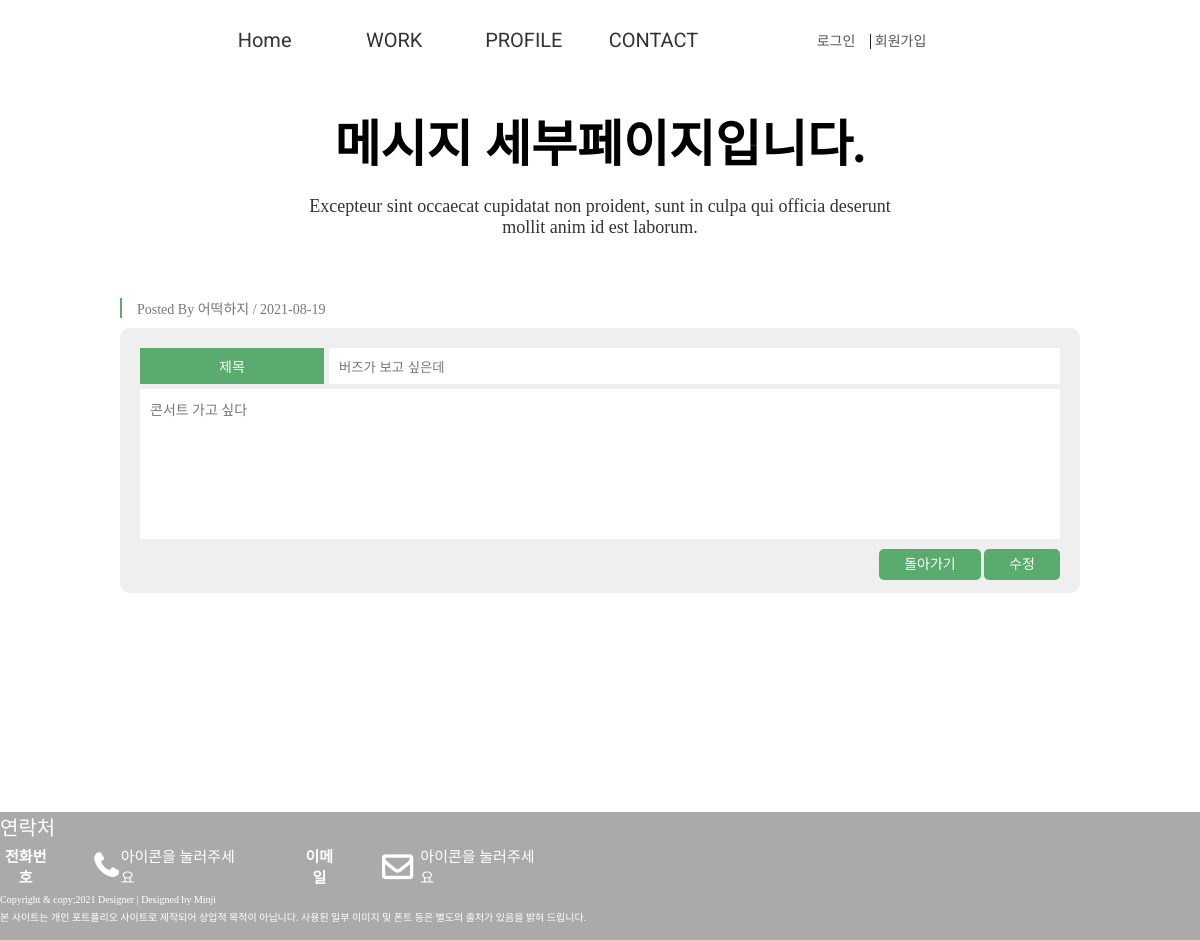
The app's page /pages/write_detail.php?detail_idx=20 with its own data.
### tables this page shows
CREATE TABLE `portfolio_write` (
  `Portfolio_idx` int(11) NOT NULL COMMENT '포트폴리오 고유번호',
  `Portfolio_writer` varchar(50) NOT NULL COMMENT '글 작성자',
  `Portfolio_pass` varchar(30) NOT NULL COMMENT '글 비밀번호',
  `Portfolio_tit` varchar(100) NOT NULL COMMENT '포트폴리오 글 제목',
  `Portfolio_con` text NOT NULL COMMENT '포트폴리오 내용',
  `Portfoilo_reg` varchar(20) NOT NULL COMMENT '포트폴리오 등록일'
);

### pages/write_detail.php (the view, shortened to what this page needs)
<!DOCTYPE html>
<html lang="en">
<head>
 <link rel="stylesheet" href="https://cdnjs.cloudflare.com/ajax/libs/font-awesome/4.7.0/css/font-awesome.min.css">
 <link rel="stylesheet" href="/portfolio-cover/css/reset.css">
 <link rel="stylesheet" href="/portfolio-cover/css/style.css">
</head>
<body>
 <div id="wrap">
 <?php include $_SERVER["DOCUMENT_ROOT"]."/portfolio-cover/include/header.php"; ?>
 <section id="contact">
  <div class="center">
   <?php
   $detail_idx = $_GET['detail_idx'];
   $sql = "SELECT * FROM portfolio_write WHERE Portfolio_idx='{$detail_idx}'";
   $detail_result = mysqli_query($dbConn, $sql);
   $detail_row = mysqli_fetch_array($detail_result);
   $detail_tit = $detail_row['Portfolio_tit'];
   $detail_writer = $detail_row['Portfolio_writer'];
   $detail_con = $detail_row['Portfolio_con'];
   $detail_reg = $detail_row['Portfoilo_reg'];
   ?>
   <div class="tit_box">
     <h2>메시지 세부페이지입니다.</h2>
     <p>Excepteur sint occaecat cupidatat non proident, sunt in culpa qui officia deserunt<br> mollit anim id est laborum.</p>
   </div>
   <div class="write comm_center">
    <h4>Posted By <?=$detail_writer?> / <?=$detail_reg?></h4>
     <form class="write_form" action="/portfolio-cover/php/write_update.php?detail_idx=<?=$detail_idx?>&detail_writer=<?=$detail_writer?>" name="write_form" method="post">
      <div class="write_tit">
        <label for="write_input">제목</label>
        <input type="text" id="write_input" value="<?=$detail_tit?>"name="write_input">
      </div>
      <div class="write_con">
        <textarea name="write_con"><?=$detail_con?></textarea>
      </div>
      <div class="write_btn">
       <a href="/portfolio-cover/index.php">돌아가기</a>
        <a href=javascript:;" id="update">수정</a>
     </div>
     </form>
   </div>
  </div>
 </section>
 <?php include $_SERVER["DOCUMENT_ROOT"]."/portfolio-cover/include/footer.php"; ?>
 </div>
</body>
</html>

### css/style.css (style rules this page uses)
#wrap { width:100%;height:100vh;margin:auto;max-width:1530px; }
#wrap #contact { width:100%;height:90%;margin-top: 1%; }
#wrap #contact .comm_center { width:80%;margin:auto; }
#contact .tit_box h2 { font-weight:600;margin-top:1%; }
#contact .write { margin-top:50px; }
#contact .write h4 { font-size:14px;margin:10px 20px 10px 0;color:#777; font-weight:400; border-left:2px solid #59ab6e;padding-left:15px; }
#contact .write_form { background:#efefef;padding:20px;border-radius:10px; }
#contact .write_tit, #contact .write_writer { display:flex;justify-content: space-between; }
#contact .write_tit label { width:20%;background:#59ab6e;color:#fff; text-align: center;padding:8px 0; }
#contact .write_tit input { width:calc(80% - 5px); }
#contact .write_con { width:100%;margin-top:5px; }
#contact .write_con>textarea { width:100%;;height:150px;font-size:14px; font-family: 'Roboto','Noto Sans KR',sans-serif; }
#contact .write_con textarea::placeholder { color:#ccc; }
#contact .write_btn { width:100%;height:auto;margin-top:10px;text-align:right; }
#contact .write_btn button, #contact .write_btn a { background:#59ab6e;color:#fff;padding:8px 25px;border-radius:5px; }

### records on screen
portfolio_write: Portfolio_writer "어떡하지", Portfoilo_reg "2021-08-19", write_input "버즈가 보고 싶은데", write_con "콘서트 가고 싶다"
